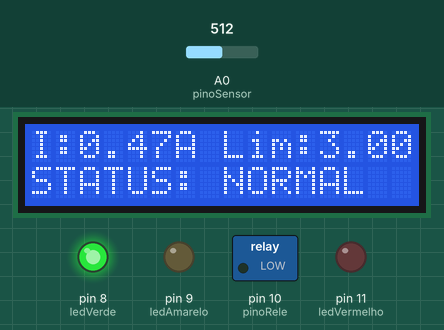
Simulated run of this sketch. Board: Arduino Uno, built with avr-gcc and run on an emulated ATmega328P. Shown: 16×2 character LCD, switched loads named in the sketch (green lamp = pin HIGH), output pins drawn as LEDs (lit = HIGH). Dashed ring = blinking. The inputs (shaded band) are chosen by the test bench; at power-on: A0 (pinoSensor) = 512. What the sketch prints to the serial monitor is not drawn.

Above: at 3.2 s.
3.3 s: A0 (pinoSensor) set to 629
At 4.2 s:
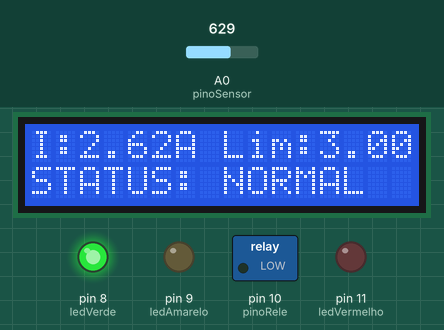
5.2 s: A0 (pinoSensor) set to 652
At 6.76 s:
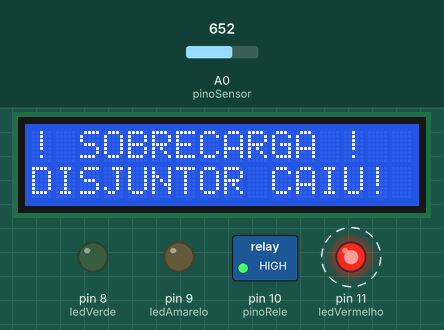
Timing chart, 0 to 14.2 s (numbered marks = the images above; inputs shaded):
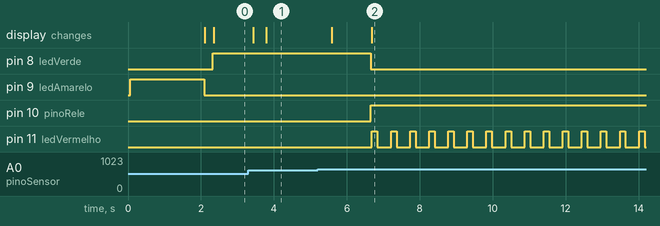

Measured:
- the behaviour switches between 643 and 644 on A0 (pinoSensor) (found by bisection; images 1 and 2)
- after the input at 3.3 s, the display: first changes after 0.13 s (image 1 shows a later state)
- after the input at 5.2 s, pin 8 (ledVerde): HIGH → LOW after 1.5 s; pin 10 (pinoRele): LOW → HIGH after 1.5 s; pin 11 (ledVermelho): alternates HIGH for 0.15 s and LOW for 0.37 s, starting after 1.5 s; the display: first changes after 0.38 s (image 2 shows a later state)

The sketch:

Arduino.ino
```cpp
#include <Wire.h>
#include <LiquidCrystal_I2C.h>

LiquidCrystal_I2C lcd(0x27, 16, 2);

const int pinoSensor = A0;
const int pinoRele = 10;
const int ledVerde = 8;
const int ledAmarelo = 9;
const int ledVermelho = 11;

const int RELE_LIGADO = LOW;
const int RELE_DESLIGADO = HIGH;

// === CONFIGURAÇÕES DE CALIBRAÇÃO ===
const float SENSIBILIDADE = 0.185;
const int VCC_ARDUINO = 5000;

// Valor bruto corrigido conforme os testes
const float ZERO_DO_SENSOR = 202.2;

// Tensão da rede para o cálculo de kW
const float TENSAO_REDE = 127.0;

float limiteCorrente = 3.0; // Limite padrão (alterável pelo Python)
int contadorSobrecarga = 0;
int statusDisjuntor = 0;
unsigned long tempoUltimoPrint = 0;

void setup() {
  pinMode(pinoRele, OUTPUT);
  pinMode(ledVerde, OUTPUT);
  pinMode(ledAmarelo, OUTPUT);
  pinMode(ledVermelho, OUTPUT);

  digitalWrite(ledVerde, LOW);
  digitalWrite(ledAmarelo, LOW);
  digitalWrite(ledVermelho, LOW);
  digitalWrite(pinoRele, RELE_LIGADO);

  Serial.begin(9600);
  lcd.init();
  lcd.backlight();

  // Animação de inicialização do sistema
  digitalWrite(ledAmarelo, HIGH);
  lcd.setCursor(0, 0);
  lcd.print(" DISJUNTOR ELETR");
  lcd.setCursor(0, 1);
  lcd.print("LIMITE: ");
  lcd.print(limiteCorrente, 2);
  lcd.print("A  ");

  delay(2000);
  digitalWrite(ledAmarelo, LOW);
  lcd.clear();
}

void loop() {
  // 1. LEITURA MÉDIA DO SENSOR (Filtro de ruído)
  unsigned int somaLeituras = 0;
  const int numeroAmostras = 200;

  for (int i = 0; i < numeroAmostras; i++) {
    somaLeituras += analogRead(pinoSensor);
    delay(1);
  }
  float mediaLeitura = (float)somaLeituras / numeroAmostras;

  // 2. CÁLCULO DA CORRENTE EM AMPÈRES
  float diferencaLeitura = mediaLeitura - ZERO_DO_SENSOR;
  float voltagemDelta = (diferencaLeitura * VCC_ARDUINO) / 1023.0;
  float correnteAmperes = abs(voltagemDelta / (SENSIBILIDADE * 1000.0));

  // Pequena trava de segurança para zerar variações mínimas em repouso
  if (correnteAmperes < 0.26) {
    correnteAmperes = 0.0;
  }

  // 3. CÁLCULO DA POTÊNCIA EM kW
  float potenciaKW = (correnteAmperes * TENSAO_REDE) / 1000.0;

  // 4. PRINT DE MONITORAMENTO DE CALIBRAÇÃO (Visível na Arduino IDE)
  if (millis() - tempoUltimoPrint > 5000) {
    tempoUltimoPrint = millis();
    Serial.print("[BANCADA] Bruto: ");
    Serial.print(mediaLeitura);
    Serial.print(" | Corrente: ");
    Serial.print(correnteAmperes);
    Serial.println(" A");
  }

  // 5. ATUALIZAÇÃO DO DISPLAY LCD FÍSICO
  if (statusDisjuntor == 0) {
    digitalWrite(ledVerde, HIGH);
    lcd.setCursor(0, 0);
    lcd.print("I:");
    lcd.print(correnteAmperes, 2);
    lcd.print("A Lim:");
    lcd.print(limiteCorrente, 2);
    lcd.print("A   ");
    lcd.setCursor(0, 1);
    lcd.print("STATUS: NORMAL  ");
  }

  // 6. ENVIO DE DADOS EM kW PARA O SEU DASHBOARD PYTHON
  // Envia no formato exato esperado: POTENCIA_KW,STATUS_DISJUNTOR
  Serial.print(potenciaKW, 3); // Envia com 3 casas decimais para manter a precisão do gráfico
  Serial.print(",");
  Serial.println(statusDisjuntor);

  // 7. LÓGICA DE PROTEÇÃO DO DISJUNTOR
  if (correnteAmperes > limiteCorrente && statusDisjuntor == 0) {
    contadorSobrecarga++;
    if (contadorSobrecarga >= 4) { // Se persistir por 4 leituras, desarmar
      digitalWrite(pinoRele, RELE_DESLIGADO);
      digitalWrite(ledVerde, LOW);
      statusDisjuntor = 1;

      lcd.clear();
      lcd.setCursor(0, 0);
      lcd.print("! SOBRECARGA !");
      lcd.setCursor(0, 1);
      lcd.print("DISJUNTOR CAIU! ");
    }
  } else if (correnteAmperes <= limiteCorrente && statusDisjuntor == 0) {
    contadorSobrecarga = 0;
  }

  // 8. RECEBE NOVOS LIMITES DE CORRENTE ENVIADOS PELO PYTHON
  if (Serial.available() > 0) {
    float novoLimite = Serial.parseFloat();
    if (novoLimite > 0.05) {
      limiteCorrente = novoLimite;
    }
  }

  // Pisca o LED vermelho se o disjuntor cair por segurança
  if (statusDisjuntor == 1) {
    digitalWrite(ledVermelho, HIGH);
    delay(150);
    digitalWrite(ledVermelho, LOW);
    delay(150);
  } else {
    delay(100);
  }
}
```
